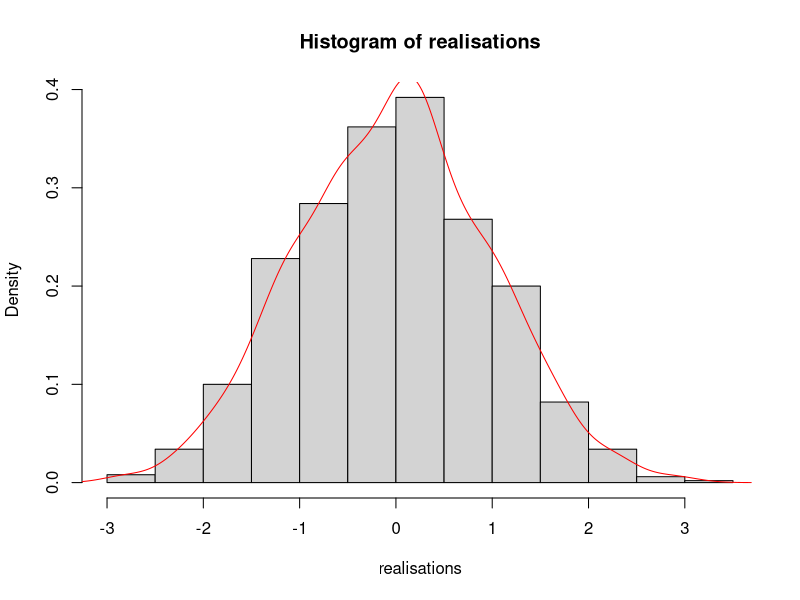
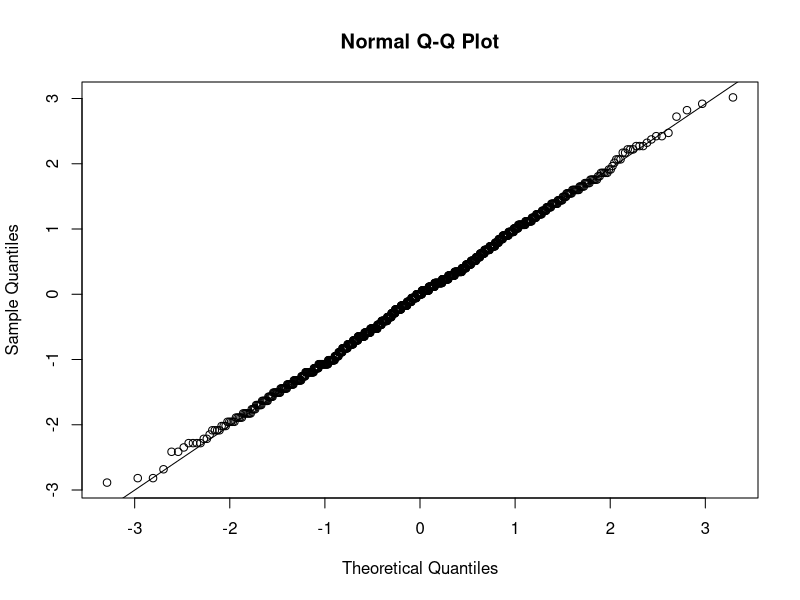
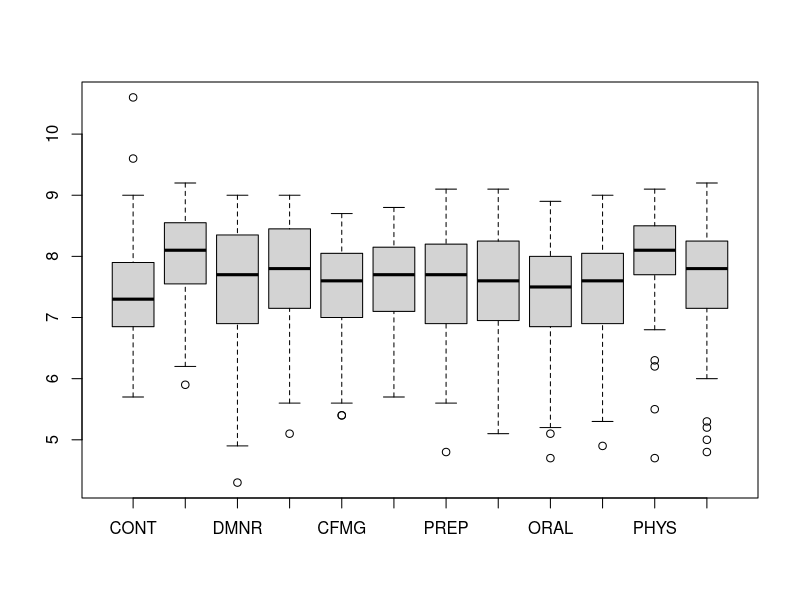
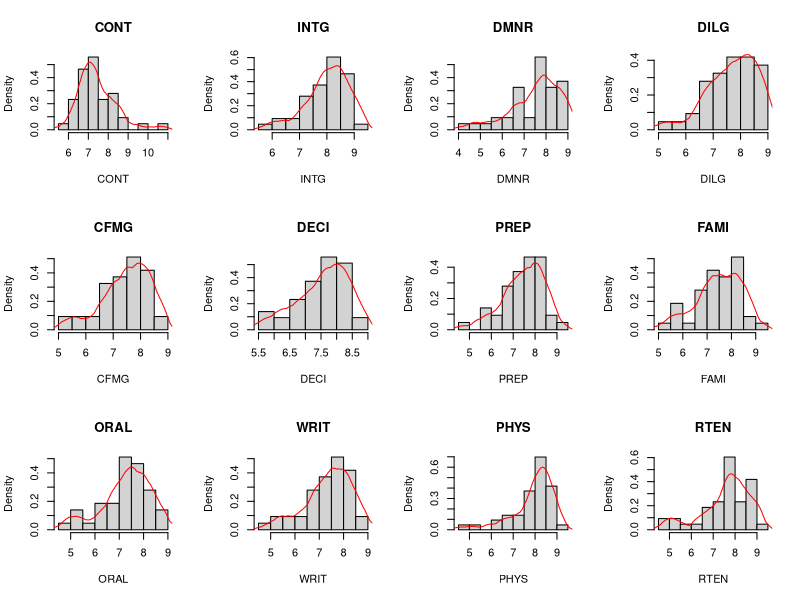
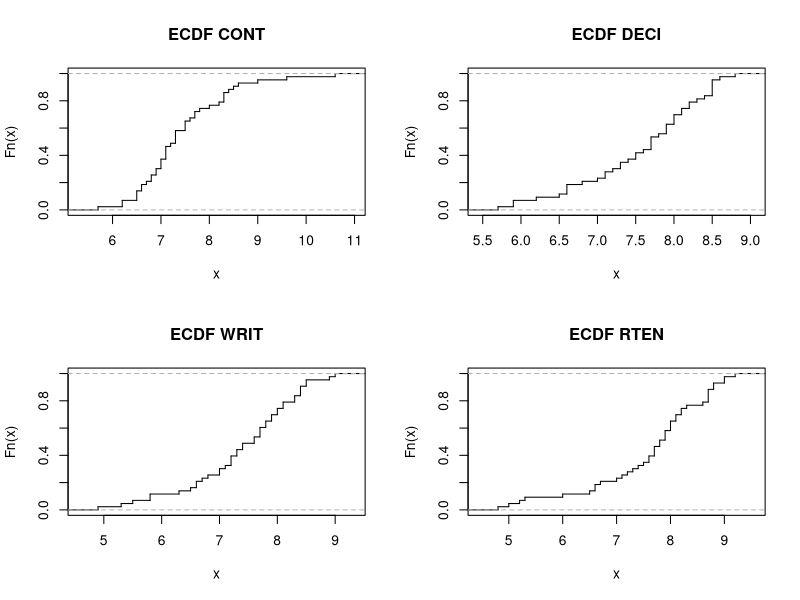
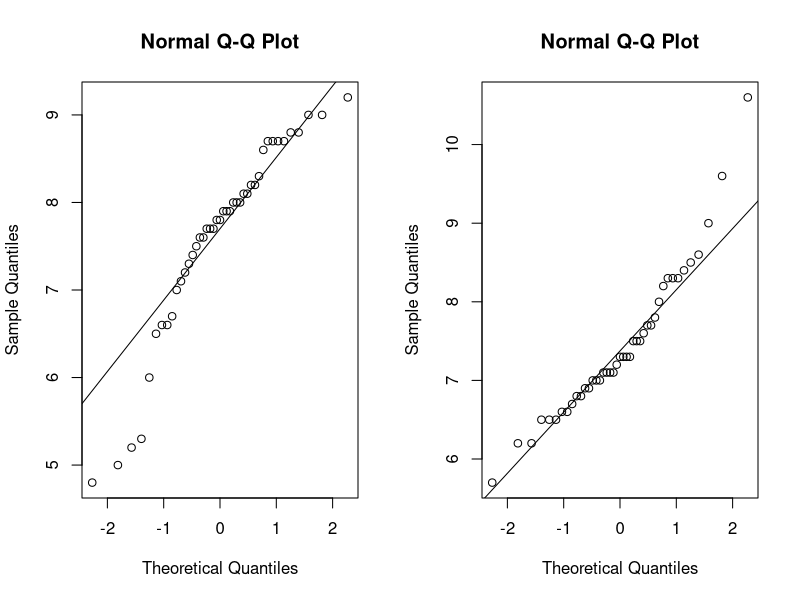
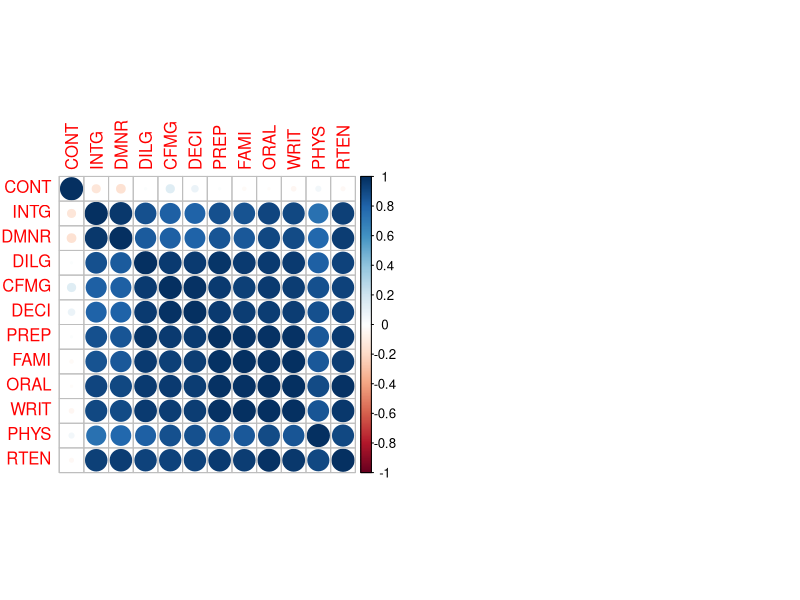
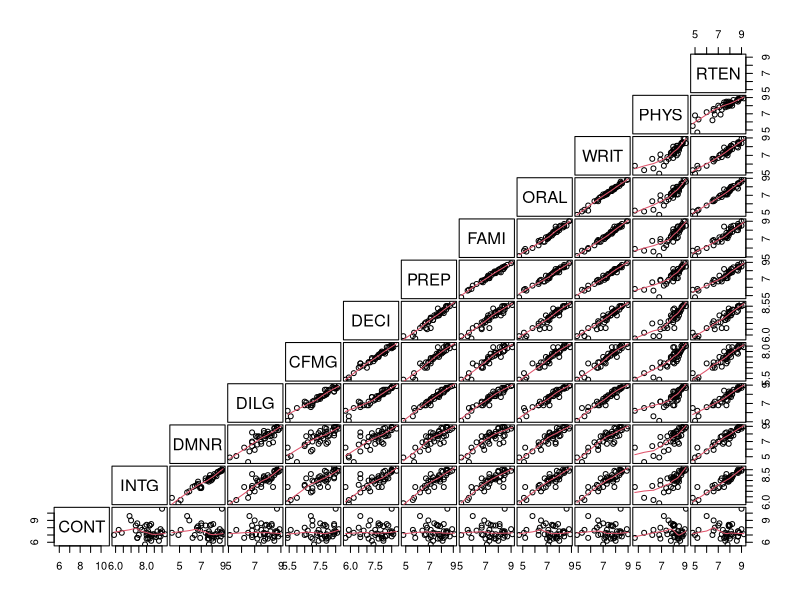

Write R code to recreate these figures, in order.
## ---- chunk 1
knitr::opts_chunk$set(echo = TRUE)
## ---- chunk 2
estim <- function(x, theta){
  n <- length(x)
  est <- sqrt(n) * (mean(x) - theta) / sqrt(mean(x))
  return(est)
  }
## ---- chunk 3
set.seed(23)
Nattempts = 1e3
nsample = 100
theta = 3

samples <- lapply(1:Nattempts, function(i) rpois(nsample, theta))
realisations <- sapply(samples, function(x) estim(x, theta))

hist(realisations, probability = TRUE)
d = density(realisations, kernel='gaussian')
lines(d, col = 'red')
## ---- chunk 4
qqnorm(realisations)
qqline(realisations)
## ---- chunk 5
data(USJudgeRatings)
## ---- chunk 6
str(USJudgeRatings)
## ---- chunk 7
dim(USJudgeRatings)
## ---- chunk 8
library(knitr)
library(kableExtra)
kable(USJudgeRatings, 'latex', caption = "Ratings of US judges", booktabs = T) %>%
  kable_styling(latex_options = "striped", font_size = 6.5)
## ---- chunk 9
colnames(USJudgeRatings)
## ---- chunk 10
sum(is.na(USJudgeRatings))
## ---- chunk 11
summary(USJudgeRatings)
## ---- chunk 12
Outvals = boxplot(USJudgeRatings)
## ---- chunk 13
cat('The judge with the largest number of contacts of lawyer is judge', 
    rownames(USJudgeRatings)[which.max(USJudgeRatings$CONT)], '\n',
    'with a number of', max(USJudgeRatings$CONT), 'contacts.')
## ---- chunk 14
cat('The judge with the highest rating for worthiness of retention is judge', 
    rownames(USJudgeRatings)[which.max(USJudgeRatings$RTEN)], '\n',
    'with a rating of', max(USJudgeRatings$RTEN))
## ---- chunk 15
USJudgeRatings[which.max(USJudgeRatings$RTEN),]
## ---- chunk 16
cat('The judge with the lowest rating for worthiness of retention is judge', 
    rownames(USJudgeRatings)[which.min(USJudgeRatings$RTEN)], '\n',
    'with a rating of', min(USJudgeRatings$RTEN))
## ---- chunk 17
USJudgeRatings[which.min(USJudgeRatings$RTEN),]
## ---- chunk 18
par(mfrow=c(3,4))
for (var in colnames(USJudgeRatings)) {
  hist(USJudgeRatings[, var], main=var, probability=TRUE, xlab=var)
d = density(USJudgeRatings[, var], kernel = 'o', bw = 0.3)
lines(d, col="red")}
## ---- chunk 19
par(mfrow=c(2,2))
plot(ecdf(USJudgeRatings$CONT), verticals = TRUE, do.points = FALSE, main = "ECDF CONT")
plot(ecdf(USJudgeRatings$DECI), verticals = TRUE, do.points = FALSE, main = "ECDF DECI")
plot(ecdf(USJudgeRatings$WRIT), verticals = TRUE, do.points = FALSE, main = "ECDF WRIT")
plot(ecdf(USJudgeRatings$RTEN), verticals = TRUE, do.points = FALSE, main = "ECDF RTEN")
## ---- chunk 20
par(mfrow=c(1,2))
qqnorm(USJudgeRatings$RTEN)
qqline(USJudgeRatings$RTEN)

qqnorm(USJudgeRatings$CONT)
qqline(USJudgeRatings$CONT)
## ---- chunk 21
round(var(USJudgeRatings), 2)
## ---- chunk 22
round(sqrt(diag(var(USJudgeRatings))),2)
cat('The smallest standard deviation is: ', min(round(sqrt(diag(var(USJudgeRatings))),2)), '\n')
cat('The largest standard deviation is: ', max(round(sqrt(diag(var(USJudgeRatings))),2)))
## ---- chunk 23
round(cor(USJudgeRatings),2)
## ---- chunk 24
library(corrplot)
corrplot(cor(USJudgeRatings))
## ---- chunk 25
pairs(USJudgeRatings, gap=1/5, lower.panel = panel.smooth, upper.panel = NULL, row1attop=FALSE)
## ---- chunk 26
library(psych)
round(skew(USJudgeRatings),2)
## ---- chunk 27
round(kurtosi(USJudgeRatings),2)
## ---- chunk 28
n = 43
alpha = 0.05
moy = mean(USJudgeRatings$RTEN)
t = qt(1-alpha/2, df=n-1)
S = sqrt(sum((USJudgeRatings$RTEN - moy)^2)/(n-1))
CI = c(moy - (t * S) / (sqrt(n-1)), moy + (t * S) / (sqrt(n-1)))
print(CI)
## ---- chunk 29
n = 43
alpha = 0.05
moy = mean(USJudgeRatings$RTEN)
z = qnorm(1-alpha/2)
S = sqrt(sum((USJudgeRatings$RTEN - moy)^2)/(n-1))
CI = c(moy - (z * S) / (sqrt(n)), moy + (z * S) / (sqrt(n)))
print(CI)
